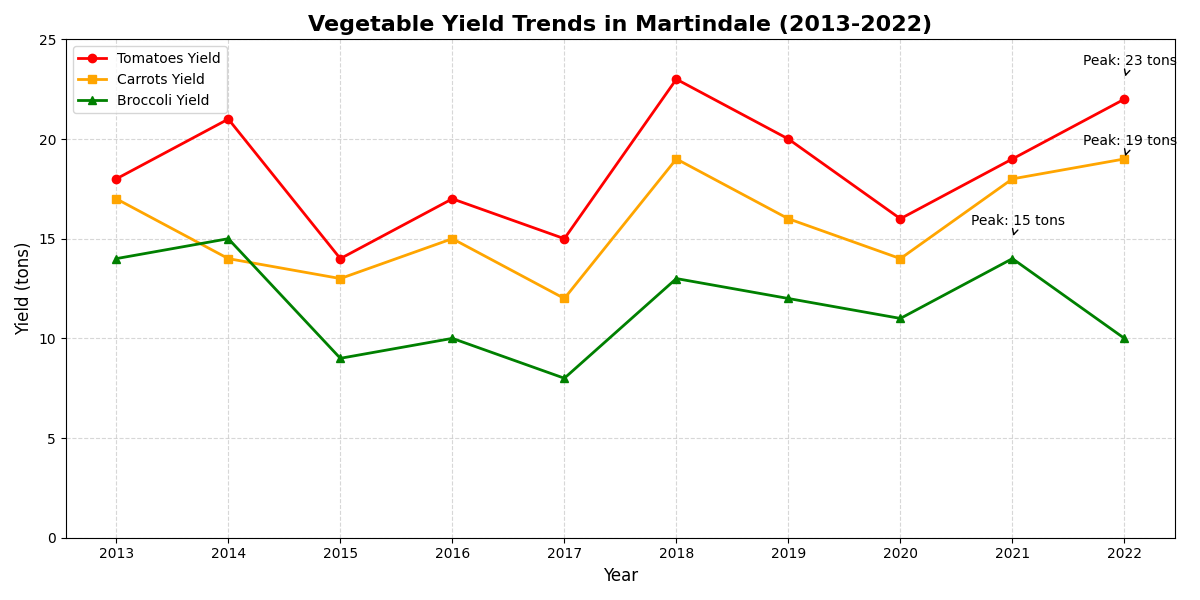

Write the Python code that produced this figure.
import matplotlib.pyplot as plt
import numpy as np

# Data Preparation
years = np.array([2013, 2014, 2015, 2016, 2017, 2018, 2019, 2020, 2021, 2022])

# Randomly altered yields
tomatoes_yield = np.array([18, 21, 14, 17, 15, 23, 20, 16, 19, 22])
carrots_yield = np.array([17, 14, 13, 15, 12, 19, 16, 14, 18, 19])
broccoli_yield = np.array([14, 15, 9, 10, 8, 13, 12, 11, 14, 10])

# Create the figure and a single subplot
fig, ax = plt.subplots(figsize=(12, 6))

# Plotting the vegetable yields
ax.plot(years, tomatoes_yield, marker='o', linestyle='-', color='red', linewidth=2, label='Tomatoes Yield')
ax.plot(years, carrots_yield, marker='s', linestyle='-', color='orange', linewidth=2, label='Carrots Yield')
ax.plot(years, broccoli_yield, marker='^', linestyle='-', color='green', linewidth=2, label='Broccoli Yield')

# Annotate the yield peak points
annotations = {
    'Tomatoes': (2022, 23),
    'Carrots': (2022, 19),
    'Broccoli': (2021, 15),
}
for veg, (year, value) in annotations.items():
    ax.annotate(
        f'Peak: {value} tons',
        xy=(year, value),
        xytext=(-30, 10),
        textcoords='offset points',
        arrowprops=dict(arrowstyle='->', color='black'),
        fontsize=10,
        color='black'
    )

# Customize the plot
ax.set_title('Vegetable Yield Trends in Martindale (2013-2022)', fontsize=16, fontweight='bold')
ax.set_xlabel('Year', fontsize=12)
ax.set_ylabel('Yield (tons)', fontsize=12)
ax.set_xticks(years)
ax.set_ylim(0, 25)
ax.legend(loc='upper left', fontsize=10)
ax.grid(True, linestyle='--', alpha=0.5)

# Ensure the plot layout is adjusted
plt.tight_layout()

# Show the plot
plt.show()
